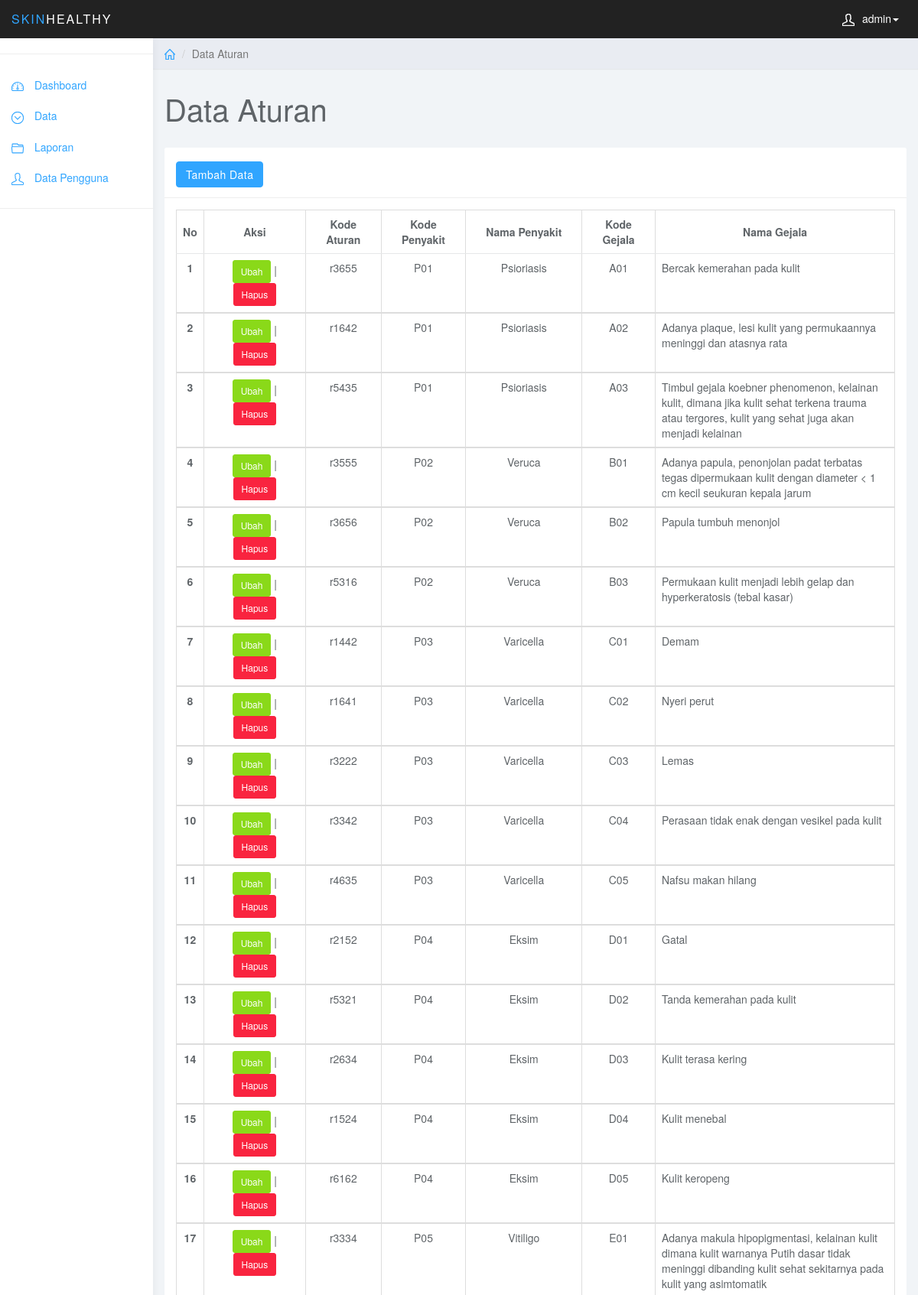
/component/admin/data-aturan.php (signed in, upper part), run on the app's committed database.
### tables this page shows
CREATE TABLE `pengguna` (
  `kd_pengguna` varchar(16) NOT NULL,
  `nama` varchar(64) NOT NULL,
  `tempat_lahir` varchar(32) NOT NULL,
  `tanggal_lahir` date NOT NULL,
  `alamat` varchar(128) NOT NULL,
  `jenis_kelamin` varchar(16) NOT NULL,
  `no_telepon` varchar(16) NOT NULL,
  `email` varchar(64) NOT NULL,
  `bergabung_sejak` varchar(32) NOT NULL,
  `username` varchar(16) NOT NULL,
  `password` varchar(8) NOT NULL,
  `level` varchar(16) NOT NULL
);

CREATE TABLE `aturan` (
  `kd_aturan` varchar(6) NOT NULL,
  `kd_penyakit` varchar(4) NOT NULL,
  `kd_gejala` varchar(4) NOT NULL
);

CREATE TABLE `penyakit` (
  `kd_penyakit` varchar(4) NOT NULL,
  `nama_penyakit` varchar(64) NOT NULL
);

CREATE TABLE `gejala` (
  `kd_gejala` varchar(4) NOT NULL,
  `nama_gejala` varchar(256) NOT NULL
);

### component/functions.php (called while the page is built, shortened)
<?php
$conn = mysqli_connect("localhost", "root", "", "penyakit_kulit");
function query($query)
{
	global $conn;
	$result = mysqli_query($conn, $query);
	$rows = [];
	while ($row = mysqli_fetch_assoc($result)) {
		$rows[] = $row;
	}
	return $rows;
}

### component/admin/data-aturan.php (the view, shortened to what this page needs)
<?php
require '../functions.php';
?>
<!DOCTYPE html>
<html>
<head>
  <link href="../../assets/admin/css/bootstrap.min.css" rel="stylesheet">
  <link href="../../assets/admin/css/styles.css" rel="stylesheet">
</head>
<body>
  <?php include 'template/navbar.php';  ?>
  <?php include 'template/sidebar.php'; ?>
  <div class="col-sm-9 col-sm-offset-3 col-lg-10 col-lg-offset-2 main">
    <div class="row">
      <ol class="breadcrumb">
        <li><a href="dashboard.php"><svg class="glyph stroked home">
              <use xlink:href="#stroked-home"></use>
            </svg></a></li>
        <li class="active">Data Aturan</li>
      </ol>
    </div>
    <div class="row">
      <div class="col-lg-12">
        <h1 class="page-header">Data Aturan</h1>
      </div>
    </div>
    <div class="row">
      <div class=" col-lg-12">
        <div class="panel panel-default">
          <div class="panel-heading">
            <a href="tambah-aturan.php" class="btn btn-primary mb-4">Tambah Data</a>
          </div>
          <div class="panel-body">
            <table class="table table-bordered">
              <thead>
                <tr>
                  <th class="text-center" scope="col">No</th>
                  <th class="text-center" scope="col">Aksi</th>
                  <th class="text-center" scope="col">Kode Aturan</th>
                  <th class="text-center" scope="col">Kode Penyakit</th>
                  <th class="text-center" scope="col">Nama Penyakit</th>
                  <th class="text-center" scope="col">Kode Gejala</th>
                  <th class="text-center" scope="col">Nama Gejala</th>
                </tr>
              </thead>
              <?php
              $i = 1;
              $aturan = query("SELECT aturan.kd_aturan,
                                      penyakit.kd_penyakit,
                                      penyakit.nama_penyakit,
                                      gejala.kd_gejala,
                                      gejala.nama_gejala
                              FROM ((aturan INNER JOIN penyakit ON aturan.kd_penyakit = penyakit.kd_penyakit)
                              INNER JOIN gejala ON aturan.kd_gejala = gejala.kd_gejala)");
              foreach ($aturan as $data_aturan) {
                echo "
                <tbody>
                  <tr>
                    <th class=\"col-md-.5 text-center\" scope=\"row\">" . $i . "</th>
                    <td class=\"col-md-1.5 text-center\">
                      <a href=\"ubah-aturan.php?kd_aturan=" . $data_aturan['kd_aturan'] . "\" class=\"btn btn-success btn-sm\">Ubah</a> |
                      <a href=\"hapus-aturan.php?kd_aturan=" . $data_aturan['kd_aturan'] . "\" class=\"btn btn-danger btn-sm\">Hapus</a>
                    </td>
                    <td class=\"col-md-1.5 text-center\">" . $data_aturan["kd_aturan"] . "</td>
                    <td class=\"col-md-1.5 text-center\">" . $data_aturan["kd_penyakit"] . "</td>
                    <td class=\"col-md-1.5 text-center\">" . $data_aturan["nama_penyakit"] . "</td>
                    <td class=\"col-md-1.5 text-center\">" . $data_aturan["kd_gejala"] . "</td>
                    <td class=\"col-md-4\">" . $data_aturan["nama_gejala"] . "</td>
                  </tr>
                </tbody>
                ";
                $i++;
              }
              ?>
            </table>
          </div>
        </div>
      </div>
    </div>
  </div>
</body>
</html>

### component/admin/template/navbar.php (shortened to what this page needs)
<nav class="navbar navbar-inverse navbar-fixed-top" role="navigation">
  <div class="container-fluid">
    <div class="navbar-header">
      <a class="navbar-brand" href="#">
        <span>SKIN</span>HEALTHY</a>
      <ul class="user-menu">
        <?php
        if (isset($_COOKIE['kd_pengguna'])) :
          $kd_pengguna = $_COOKIE['kd_pengguna'];
          $result = mysqli_query($conn, "SELECT nama FROM pengguna WHERE kd_pengguna = '$kd_pengguna'");
          $row = mysqli_fetch_assoc($result);
        ?>
          <li class="dropdown pull-right">
            <a href="#" class="dropdown-toggle" data-toggle="dropdown"><svg class="glyph stroked male-user">
                <use xlink:href="#stroked-male-user"></use>
              </svg><?= $row["nama"]; ?><span class="caret"></span></a>
          <?php endif; ?>
          </li>
      </ul>
    </div>
  </div>
</nav>

### assets/admin/css/styles.css (style rules this page uses)
body { background: #f1f4f7; padding-top: 50px; color: #5f6468; }
a, a:hover, a:focus { color: #30a5ff; }
h1, h2, h3, h4, h5, h6 { color: #5f6468; }
h1 { font-weight: 300; font-size: 40px; }
.navbar-header .navbar-brand { color: #fff; font-size: 16px; text-transform: uppercase; font-weight: 500; letter-spacing: 2px; }
.navbar-header .navbar-brand span { color: #30a5ff; }
.btn-primary, .btn-primary:hover, .btn-primary:focus, .btn-primary:active, .btn-primary.active, .open > .dropdown-toggle.btn-primary, .btn-primary.disabled, .btn-primary[disabled], fieldset[disabled] .btn-primary, .btn-primary.disabled:hover, .btn-primary[disabled]:hover, fieldset[disabled] .btn-primary:hover, .btn-primary.disabled:focus, .btn-primary[disabled]:focus, fieldset[disabled] .btn-primary:focus, .btn-primary.disabled:active, .btn-primary[disabled]:active, fieldset[disabled] .btn-primary:active, .btn-primary.disabled.active, .btn-primary[disabled].active, fieldset[disabled] .btn-primary.active { background-color: #30a5ff; border-color: #30a5ff; }
.btn-success, .btn-success:hover, .btn-success:focus, .btn-success:active, .btn-success.active, .open > .dropdown-toggle.btn-success, .btn-success.disabled, .btn-success[disabled], fieldset[disabled] .btn-success, .btn-success.disabled:hover, .btn-success[disabled]:hover, fieldset[disabled] .btn-success:hover, .btn-success.disabled:focus, .btn-success[disabled]:focus, fieldset[disabled] .btn-success:focus, .btn-success.disabled:active, .btn-success[disabled]:active, fieldset[disabled] .btn-success:active, .btn-success.disabled.active, .btn-success[disabled].active, fieldset[disabled] .btn-success.active { background-color: #8ad919; border-color: #8ad919; }
.btn-danger, .btn-danger:hover, .btn-danger:focus, .btn-danger:active, .btn-danger.active, .open > .dropdown-toggle.btn-danger, .btn-danger.disabled, .btn-danger[disabled], fieldset[disabled] .btn-danger, .btn-danger.disabled:hover, .btn-danger[disabled]:hover, fieldset[disabled] .btn-danger:hover, .btn-danger.disabled:focus, .btn-danger[disabled]:focus, fieldset[disabled] .btn-danger:focus, .btn-danger.disabled:active, .btn-danger[disabled]:active, fieldset[disabled] .btn-danger:active, .btn-danger.disabled.active, .btn-danger[disabled].active, fieldset[disabled] .btn-danger.active { background-color: #f9243f; border-color: #f9243f; }
.panel { border: 0; }
.panel-heading { font-size: 18px; font-weight: 300; letter-spacing: 0.025em; height: 66px; line-height: 45px; }
.panel-default .panel-heading { background: #fff; border-bottom: 1px solid #eee; color: #5f6468; }
.navbar { border: 0; }
.user-menu { display: inline-block; margin-top: 14px; margin-right: 10px; float: right; list-style: none; padding: 0; }
.user-menu a { color: #fff; }
@media (min-width: 768px) { .navbar-header { width: 100%; } }
.breadcrumb { border-radius: 0; padding: 10px 15px; background: #e9ecf2; box-shadow: 0 1px 1px rgba(0, 0, 0, .05); margin: 0 ; }
h1.page-header { margin-top: 30px; border-bottom: 0; }
.table { background: #fff; }
.table>thead>tr>th { border-bottom: 1px solid #e6e7e8; vertical-align: middle; height: 50px; }
.sidebar .glyph, .user-menu .glyph { height: 16px; width: 16px; margin: 0 10px 0 0; stroke-width: 3px; }
.user-menu .glyph { stroke-width: 4px; }
.breadcrumb .glyph { height: 14px; width: 14px; margin: -2px 0 0 0; stroke-width: 4px; }

### data on the page
pengguna: nama "admin"
aturan: kd_aturan "r3655", kd_penyakit.kd_penyakit "P01", kd_penyakit.nama_penyakit "Psioriasis", kd_gejala.kd_gejala "A01", kd_gejala.nama_gejala "Bercak kemerahan pada kulit"
aturan: kd_aturan "r1642", kd_penyakit.kd_penyakit "P01", kd_penyakit.nama_penyakit "Psioriasis", kd_gejala.kd_gejala "A02", kd_gejala.nama_gejala "Adanya plaque, lesi kulit yang permukaannya meninggi dan atasnya rata"
aturan: kd_aturan "r5435", kd_penyakit.kd_penyakit "P01", kd_penyakit.nama_penyakit "Psioriasis", kd_gejala.kd_gejala "A03", kd_gejala.nama_gejala "Timbul gejala koebner phenomenon, kelainan kulit, dimana jika kulit sehat terkena trauma atau tergores, kulit yang sehat juga akan menjadi kelainan"
aturan: kd_aturan "r3555", kd_penyakit.kd_penyakit "P02", kd_penyakit.nama_penyakit "Veruca", kd_gejala.kd_gejala "B01", kd_gejala.nama_gejala "Adanya papula, penonjolan padat terbatas tegas dipermukaan kulit dengan diameter < 1 cm kecil seukuran kepala jarum"
aturan: kd_aturan "r3656", kd_penyakit.kd_penyakit "P02", kd_penyakit.nama_penyakit "Veruca", kd_gejala.kd_gejala "B02", kd_gejala.nama_gejala "Papula tumbuh menonjol"
aturan: kd_aturan "r5316", kd_penyakit.kd_penyakit "P02", kd_penyakit.nama_penyakit "Veruca", kd_gejala.kd_gejala "B03", kd_gejala.nama_gejala "Permukaan kulit menjadi lebih gelap dan hyperkeratosis (tebal kasar)"
aturan: kd_aturan "r1442", kd_penyakit.kd_penyakit "P03", kd_penyakit.nama_penyakit "Varicella", kd_gejala.kd_gejala "C01", kd_gejala.nama_gejala "Demam"
aturan: kd_aturan "r1641", kd_penyakit.kd_penyakit "P03", kd_penyakit.nama_penyakit "Varicella", kd_gejala.kd_gejala "C02", kd_gejala.nama_gejala "Nyeri perut"
aturan: kd_aturan "r3222", kd_penyakit.kd_penyakit "P03", kd_penyakit.nama_penyakit "Varicella", kd_gejala.kd_gejala "C03", kd_gejala.nama_gejala "Lemas"
aturan: kd_aturan "r3342", kd_penyakit.kd_penyakit "P03", kd_penyakit.nama_penyakit "Varicella", kd_gejala.kd_gejala "C04", kd_gejala.nama_gejala "Perasaan tidak enak dengan vesikel pada kulit"
aturan: kd_aturan "r4635", kd_penyakit.kd_penyakit "P03", kd_penyakit.nama_penyakit "Varicella", kd_gejala.kd_gejala "C05", kd_gejala.nama_gejala "Nafsu makan hilang"
aturan: kd_aturan "r2152", kd_penyakit.kd_penyakit "P04", kd_penyakit.nama_penyakit "Eksim", kd_gejala.kd_gejala "D01", kd_gejala.nama_gejala "Gatal"
aturan: kd_aturan "r5321", kd_penyakit.kd_penyakit "P04", kd_penyakit.nama_penyakit "Eksim", kd_gejala.kd_gejala "D02", kd_gejala.nama_gejala "Tanda kemerahan pada kulit"
aturan: kd_aturan "r2634", kd_penyakit.kd_penyakit "P04", kd_penyakit.nama_penyakit "Eksim", kd_gejala.kd_gejala "D03", kd_gejala.nama_gejala "Kulit terasa kering"
aturan: kd_aturan "r1524", kd_penyakit.kd_penyakit "P04", kd_penyakit.nama_penyakit "Eksim", kd_gejala.kd_gejala "D04", kd_gejala.nama_gejala "Kulit menebal"
aturan: kd_aturan "r6162", kd_penyakit.kd_penyakit "P04", kd_penyakit.nama_penyakit "Eksim", kd_gejala.kd_gejala "D05", kd_gejala.nama_gejala "Kulit keropeng"
aturan: kd_aturan "r3334", kd_penyakit.kd_penyakit "P05", kd_penyakit.nama_penyakit "Vitiligo", kd_gejala.kd_gejala "E01", kd_gejala.nama_gejala "Adanya makula hipopigmentasi, kelainan kulit dimana kulit warnanya Putih dasar tidak meninggi dibanding kulit sehat sekitarnya pada kulit yang asimtomatik"

### other printed values
$menu['label'] "Dashboard"
$menu['label'] "Data"
$menu['label'] "Laporan"
$menu['label'] "Data Pengguna"
